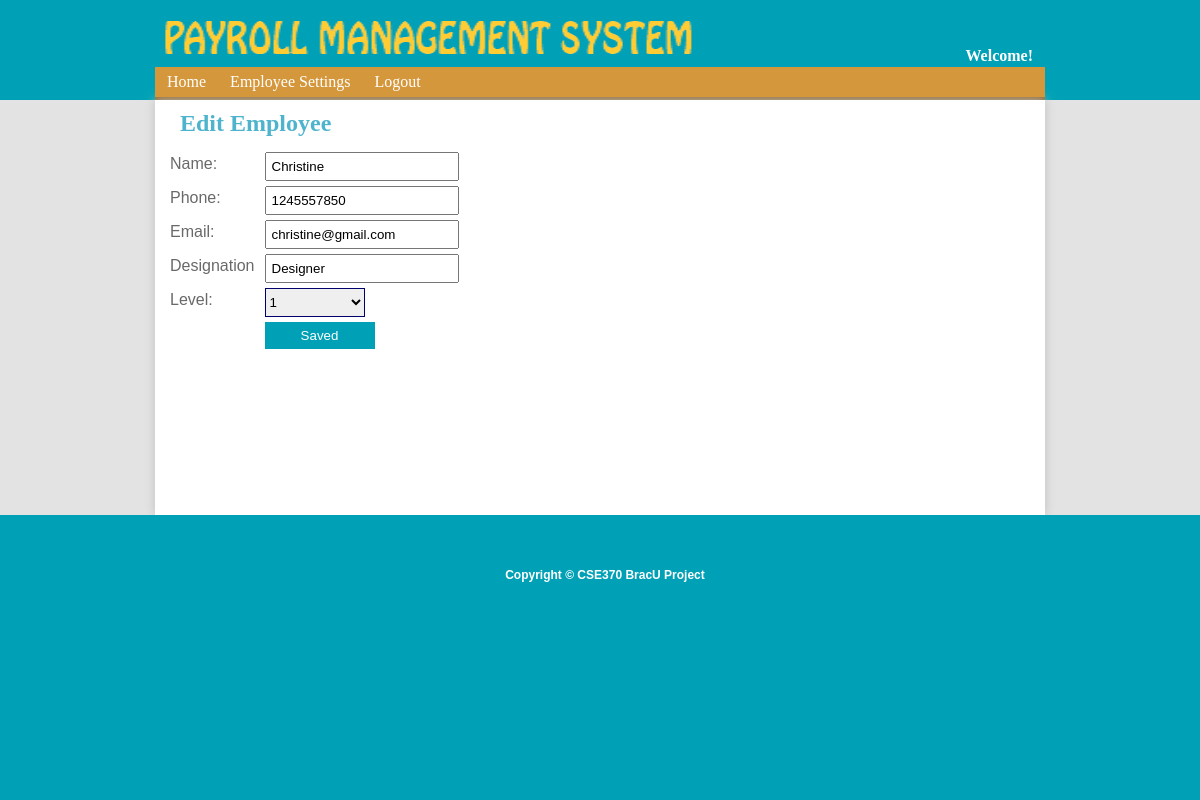
Page /edit-employee.php?edit=edit&empId=1 (signed in) on the committed database.
### tables this page shows
CREATE TABLE IF NOT EXISTS `employee` (
`empId` int(11) NOT NULL,
  `name` varchar(255) NOT NULL,
  `phone` int(10) NOT NULL,
  `email` varchar(50) NOT NULL,
  `level` int(10) NOT NULL,
  `designation` varchar(100) NOT NULL
);

### core/usersFunction.php (called while the page is built, shortened)
<?php
function empInfo($empId){
		 $sql=mysql_query("SELECT * FROM employee WHERE empId='$empId'");
	$empInfor=mysql_fetch_array($sql);
	return $empInfor;
}
	function grabEmpId($empId){
		  $empId=(int)$empId;
	}
?>

### edit-employee.php (the view, shortened to what this page needs)
<?php
include 'core/initForMainLogPage.php';
if(isset($_GET['empId']) && !empty($_GET['empId'])){
    $empId=$_GET['empId'];
  }
?>
<?php include 'includes/adminHeadAll.php';?>
<header>
<?php include 'includes/adminMenu.php';?>
  </header>
  <div class="container">
	<?php
$empInfo=empInfo($empId);
?>
<h2 class="formHead">Edit Employee</h2>
<div class="tableWrap">
<form action="" method="post">
  <table cellpadding="0" cellspacing="0">
   <tr><td> Name: </td><td><input type="text" name="name" class="input" value="<?php echo @$empInfo['name']; ?>"></td></tr>
   <tr><td>Phone: </td><td><input type="text" name="phone" class="input" value="<?php  echo @$empInfo['phone']; ?>"></td></tr>
   <tr><td>Email: </td><td><input type="email" name="email" class="input" value="<?php  echo @$empInfo['email']; ?>"></td></tr>
   <tr><td>Designation</td><td><input type="text" name="designa" class="input" value="<?php echo @$empInfo['designation']; ?>"></td></tr>
   <tr><td>Level: </td><td>
      <select name="level">
      <option value="1">1</option>
      </select>
   </td></tr>
   <tr><td> </td><td><input type="submit" value="Saved" class="submit"></td></tr>
</table>
</form>
</div>
<br />
 </div>
	 <?php include 'includes/footerAll.php';?>
</body>
</html>

### css/adminStyle.css (style rules this page uses)
body { margin:0; padding:0; background:#e3e3e3; font: 100% Georgia, "Times New Roman", Times, serif; }
.container { width:875px; margin:auto; background:white; padding-left:15px; padding-bottom:15px; min-height:400px; -webkit-box-shadow:0px 0px 10px #c0c0c0; -moz-box-shadow:0px 0px 10px #c0c0c0; box-shadow:0px 0px 10px #c0c0c0; }
header { width:890px; margin:auto; height:33px; background:#D5973C; margin-top:-33px; z-index:1; }
.tableWrap { margin:0; padding:0; }
.tableWrap form input { padding:5px; margin:5px 0px 0px 10px; width:180px; font-size:16; font-family:Arial, Helvetica, sans-serif; }
.tableWrap form select { padding:5px 0px; margin:5px 0px 0px 10px; width:100px; border: 1px solid rgb(0, 0, 109); font-size:16; font-family:Verdana, Geneva, sans-serif; }
.tableWrap table td { color:rgb(105, 105, 105); font-size:16px; font-family:Verdana, Geneva, sans-serif; }
.tableWrap .submit { color:white; padding:5px 0px; margin:5px 0px 0px 10px; width:110px; border:1px solid #00a1b6; font-size:16; font-family:"Arial Black", Gadget, sans-serif; background:#00a1b6; cursor:pointer; }
.formHead { padding:10px; margin:0; color:#4eb4cd; }

### rows in the picture
employee: name "Christine", phone "1245557850", email "christine@gmail.com", designa "Designer"
